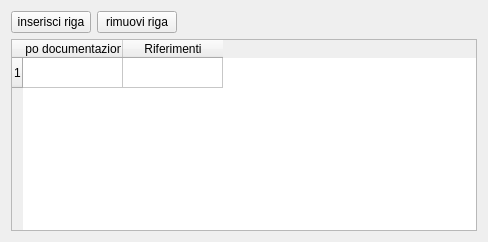
       <widget class="QWidget" name="tab_7">
        <attribute name="title">
         <string>Documentazione</string>
        </attribute>
        <layout class="QGridLayout" name="gridLayout_11">
         <item row="0" column="0">
          <layout class="QHBoxLayout" name="horizontalLayout_6">
           <property name="rightMargin">
            <number>5</number>
           </property>
           <item>
            <widget class="QPushButton" name="pushButton_insert_row_documentazione">
             <property name="font">
              <font>
               <pointsize>9</pointsize>
              </font>
             </property>
             <property name="text">
              <string>inserisci riga</string>
             </property>
            </widget>
           </item>
           <item>
            <widget class="QPushButton" name="pushButton_remove_row_documentazione">
             <property name="font">
              <font>
               <pointsize>9</pointsize>
              </font>
             </property>
             <property name="text">
              <string>rimuovi riga</string>
             </property>
            </widget>
           </item>
          </layout>
         </item>
         <item row="0" column="1">
          <spacer name="horizontalSpacer_7">
           <property name="orientation">
            <enum>Qt::Horizontal</enum>
           </property>
           <property name="sizeHint" stdset="0">
            <size>
             <width>289</width>
             <height>20</height>
            </size>
           </property>
          </spacer>
         </item>
         <item row="1" column="0" colspan="2">
          <widget class="QTableWidget" name="tableWidget_documentazione">
           <property name="frameShape">
            <enum>QFrame::StyledPanel</enum>
           </property>
           <property name="frameShadow">
            <enum>QFrame::Raised</enum>
           </property>
           <property name="verticalScrollBarPolicy">
            <enum>Qt::ScrollBarAsNeeded</enum>
           </property>
           <property name="horizontalScrollBarPolicy">
            <enum>Qt::ScrollBarAsNeeded</enum>
           </property>
           <property name="editTriggers">
            <set>QAbstractItemView::AnyKeyPressed|QAbstractItemView::DoubleClicked|QAbstractItemView::EditKeyPressed</set>
           </property>
           <property name="selectionMode">
            <enum>QAbstractItemView::SingleSelection</enum>
           </property>
           <property name="selectionBehavior">
            <enum>QAbstractItemView::SelectRows</enum>
           </property>
           <property name="rowCount">
            <number>1</number>
           </property>
           <property name="columnCount">
            <number>2</number>
           </property>
           <row/>
           <column>
            <property name="text">
             <string>Tipo documentazione</string>
            </property>
           </column>
           <column>
            <property name="text">
             <string>Riferimenti</string>
            </property>
           </column>
          </widget>
         </item>
        </layout>
       </widget>
